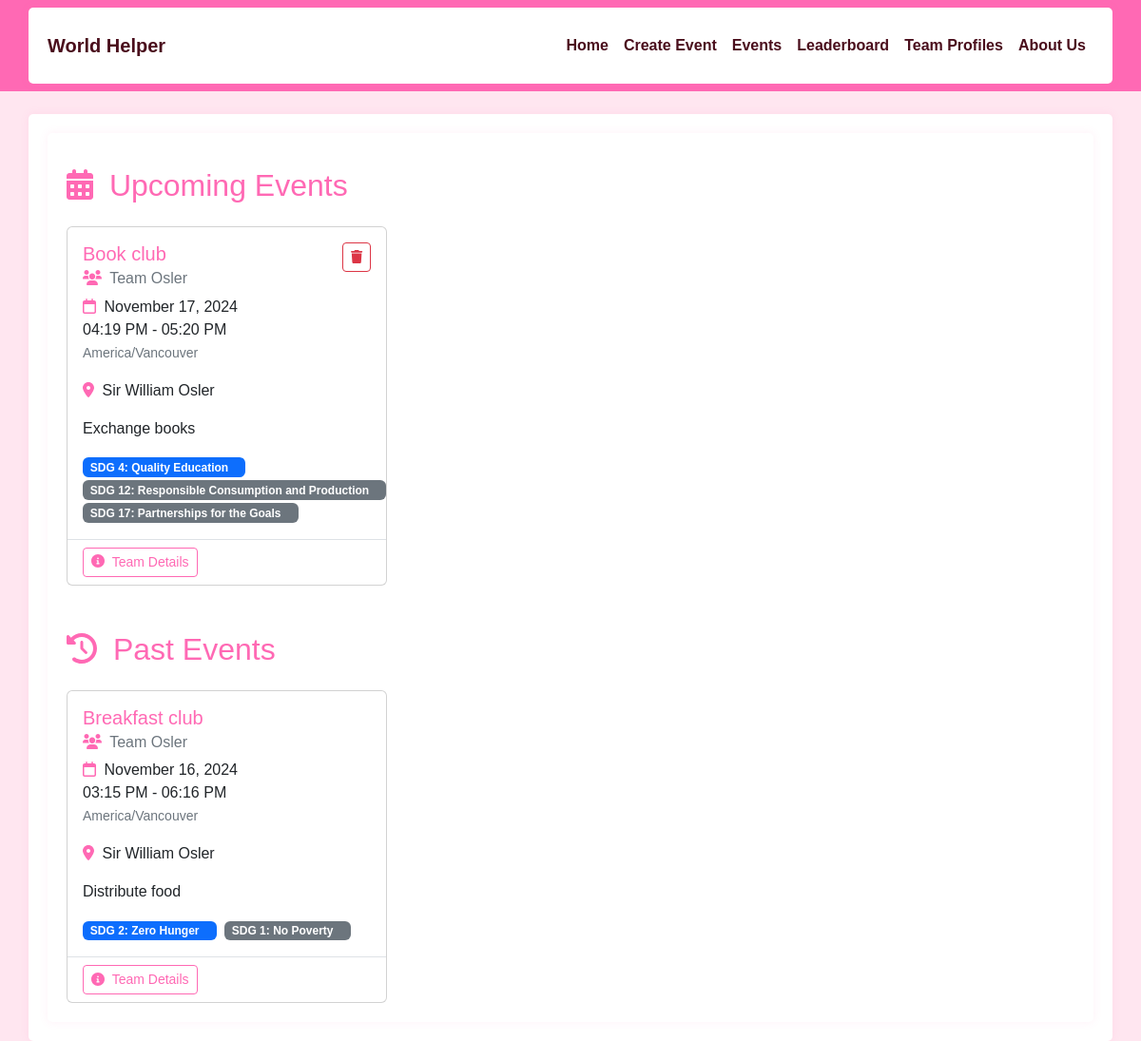
Before: /events with the older database file.
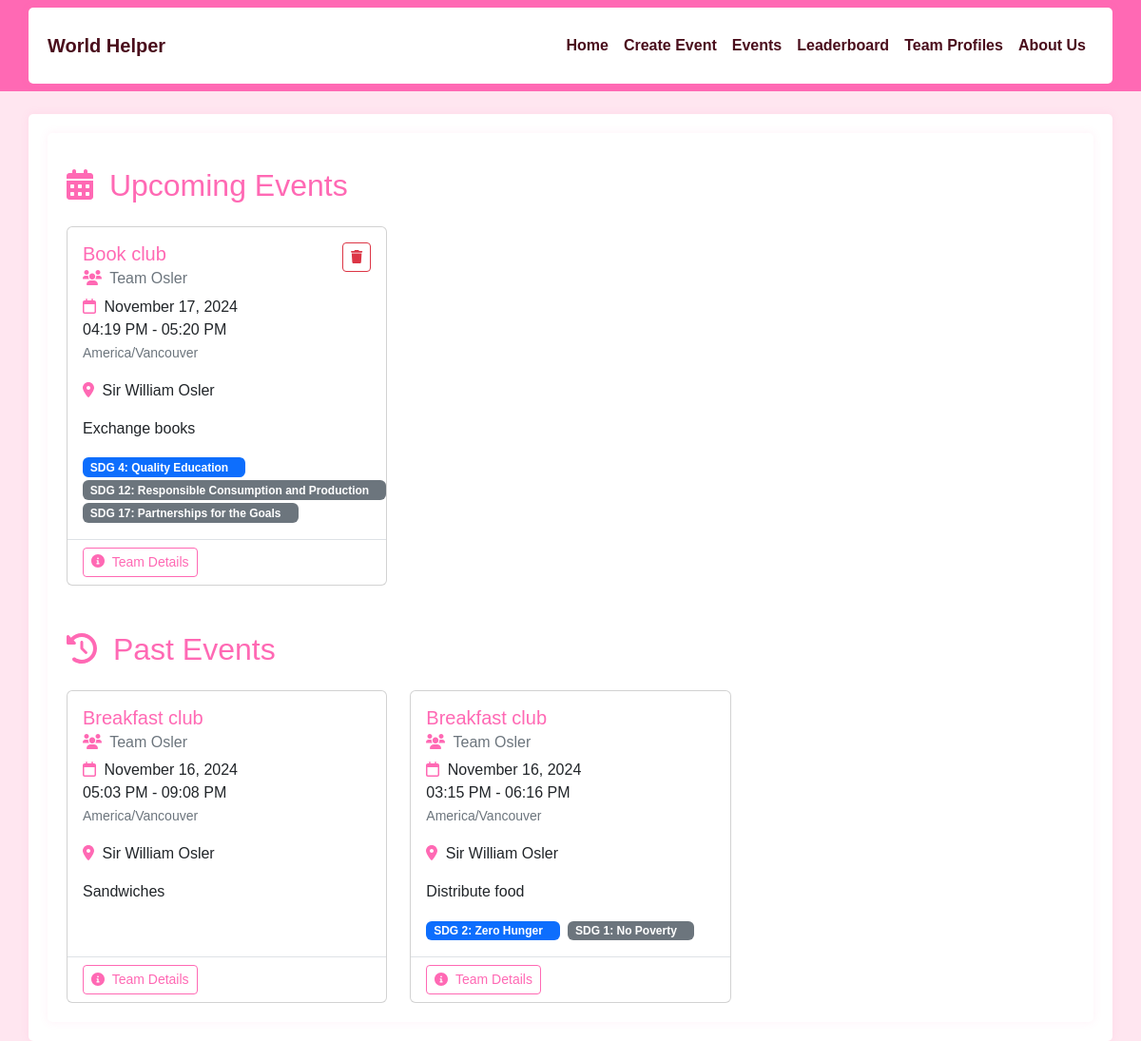
After: the same page with the newer database file.
### app/models.py (models this page shows)
class Event(db.Model):
    id = db.Column(db.Integer, primary_key=True)
    title = db.Column(db.String(100), nullable=False)
    description = db.Column(db.Text(1000))
    start_date = db.Column(db.DateTime, nullable=False)
    end_date = db.Column(db.DateTime, nullable=False)
    timezone = db.Column(db.String(50), nullable=False)
    location = db.Column(db.String(100))
    team_id = db.Column(db.Integer, db.ForeignKey('team.id'), nullable=False)
    sdg_goals = db.Column(JSONType)
    created_at = db.Column(db.DateTime, default=datetime.utcnow)

class Team(db.Model):
    id = db.Column(db.Integer, primary_key=True)
    team_phrase = db.Column(db.String(100), nullable=False)
    name = db.Column(db.String(64), nullable=False)
    members = db.relationship('TeamMember', backref='team', lazy='dynamic')
    events = db.relationship('Event', backref='team', lazy='dynamic')
    bingo_card = db.relationship('BingoCard', backref='team', uselist=False)

### app/main/routes.py (the view)
@bp.route('/events')
def events():
    from datetime import datetime
    import pytz
    all_events = Event.query.all()
    upcoming_events = []
    past_events = []
    now = datetime.utcnow()  # Get naive UTC time
    for event in all_events:
        event_tz = pytz.timezone(event.timezone)
        event_start = event_tz.localize(event.start_date).astimezone(pytz.UTC).replace(tzinfo=None)
        event_end = event_tz.localize(event.end_date).astimezone(pytz.UTC).replace(tzinfo=None)
        if event_start > now:
            upcoming_events.append(event)
        else:
            past_events.append(event)
    upcoming_events.sort(key=lambda x: x.start_date)
    past_events.sort(key=lambda x: x.start_date, reverse=True)
    return render_template('events.html',
                         upcoming_events=upcoming_events,
                         past_events=past_events,
                         SDG_DESCRIPTIONS=SDG_DESCRIPTIONS,
                         now=now)

### app/main/routes.py (called while the page is built)
@bp.context_processor
def utility_processor():
    return dict(SDG_DESCRIPTIONS=SDG_DESCRIPTIONS)

### app/models.py (called while the page is built)
    def process_result_value(self, value, dialect):
        if value is None:
            return None
        return json.loads(value)

### app/templates/events.html (shortened to what this page needs)
{% extends "base.html" %}
{% block content %}
<div class="container">
    <section class="mb-5">
        <h2 class="mb-4" style="color: #FF69B4;">
            <i class="fas fa-calendar-alt me-2"></i>
            Upcoming Events
        </h2>
        {% if upcoming_events %}
        <div class="row row-cols-1 row-cols-md-2 row-cols-lg-3 g-4">
            {% for event in upcoming_events %}
            <div class="col">
                <div class="card h-100">
                    <div class="card-body">
                        <div class="d-flex justify-content-between align-items-start">
                            <h5 class="card-title" style="color: #FF69B4;">{{ event.title }}</h5>
                            <button class="btn btn-outline-danger btn-sm"
                                    onclick="showDeleteEventModal('{{ event.id }}', '{{ event.title }}')">
                                <i class="fas fa-trash"></i>
                            </button>
                        </div>
                        <h6 class="card-subtitle mb-2 text-muted">
                            <i class="fas fa-users me-1" style="color: #FF69B4;"></i>
                            {{ event.team.name }}
                        </h6>
                        <p class="card-text">
                            <i class="far fa-calendar me-1" style="color: #FF69B4;"></i>
                            {% if event.start_date.date() == event.end_date.date() %}
                                {{ event.start_date.strftime('%B %d, %Y') }}<br>
                                {{ event.start_date.strftime('%I:%M %p') }} - {{ event.end_date.strftime('%I:%M %p') }}
                            {% else %}
                                {{ event.start_date.strftime('%B %d, %Y %I:%M %p') }} -<br>
                                {{ event.end_date.strftime('%B %d, %Y %I:%M %p') }}
                            {% endif %}
                            <br>
                            <small class="text-muted">{{ event.timezone }}</small>
                        </p>
                        {% if event.location %}
                        <p class="card-text">
                            <i class="fas fa-map-marker-alt me-1" style="color: #FF69B4;"></i>
                            {{ event.location }}
                        </p>
                        {% endif %}
                        {% if event.description %}
                        <p class="card-text">{{ event.description }}</p>
                        {% endif %}
                        {% if event.sdg_goals %}
                        <div class="mt-2">
                            {% for goal in event.sdg_goals.goals %}
                            <span class="badge {% if goal == event.sdg_goals.primary %}bg-primary{% else %}bg-secondary{% endif %} me-1">
                                SDG {{ goal }}: {{ SDG_DESCRIPTIONS[goal] }}
                            </span>
                            {% endfor %}
                        </div>
                        {% endif %}
                    </div>
                    <div class="card-footer bg-transparent border-top d-flex justify-content-between align-items-center">
                        <a href="{{ url_for('main.team', team_id=event.team_id) }}" class="btn btn-outline-pink btn-sm">
                            <i class="fas fa-info-circle me-1"></i> Team Details
                        </a>
                    </div>
                </div>
            </div>
            {% endfor %}
        </div>
        {% else %}
        <p class="text-muted">No upcoming events scheduled.</p>
        {% endif %}
    </section>
    <section>
        <h2 class="mb-4" style="color: #FF69B4;">
            <i class="fas fa-history me-2"></i>
            Past Events
        </h2>
        {% if past_events %}
        <div class="row row-cols-1 row-cols-md-2 row-cols-lg-3 g-4">
            {% for event in past_events %}
            <div class="col">
                <div class="card h-100">
                    <div class="card-body">
                        <h5 class="card-title" style="color: #FF69B4;">{{ event.title }}</h5>
                        <h6 class="card-subtitle mb-2 text-muted">
                            <i class="fas fa-users me-1" style="color: #FF69B4;"></i>
                            {{ event.team.name }}
                        </h6>
                        <p class="card-text">
                            <i class="far fa-calendar me-1" style="color: #FF69B4;"></i>
                            {% if event.start_date.date() == event.end_date.date() %}
                                {{ event.start_date.strftime('%B %d, %Y') }}<br>
                                {{ event.start_date.strftime('%I:%M %p') }} - {{ event.end_date.strftime('%I:%M %p') }}
                            {% else %}
                                {{ event.start_date.strftime('%B %d, %Y %I:%M %p') }} -<br>
                                {{ event.end_date.strftime('%B %d, %Y %I:%M %p') }}
                            {% endif %}
                            <br>
                            <small class="text-muted">{{ event.timezone }}</small>
                        </p>
                        {% if event.location %}
                        <p class="card-text">
                            <i class="fas fa-map-marker-alt me-1" style="color: #FF69B4;"></i>
                            {{ event.location }}
                        </p>
                        {% endif %}
                        {% if event.description %}
                        <p class="card-text">{{ event.description }}</p>
                        {% endif %}
                        {% if event.sdg_goals %}
                        <div class="mt-2">
                            {% for goal in event.sdg_goals.goals %}
                            <span class="badge {% if goal == event.sdg_goals.primary %}bg-primary{% else %}bg-secondary{% endif %} me-1">
                                SDG {{ goal }}: {{ SDG_DESCRIPTIONS[goal] }}
                            </span>
                            {% endfor %}
                        </div>
                        {% endif %}
                    </div>
                    <div class="card-footer bg-transparent border-top d-flex justify-content-between align-items-center">
                        <a href="{{ url_for('main.team', team_id=event.team_id) }}" class="btn btn-outline-pink btn-sm">
                            <i class="fas fa-info-circle me-1"></i> Team Details
                        </a>
                    </div>
                </div>
            </div>
            {% endfor %}
        </div>
        {% else %}
        <p class="text-muted">No past events.</p>
        {% endif %}
    </section>
</div>
{% endblock %}

### app/templates/base.html (shortened to what this page needs)
<!DOCTYPE html>
<html lang="en">
<head>
    <link rel="stylesheet" href="https://cdn.jsdelivr.net/npm/bootstrap@5.2.3/dist/css/bootstrap.min.css">
    <link rel="stylesheet" href="{{ url_for('static', filename='css/custom.css') }}">
    <link rel="stylesheet" href="https://cdnjs.cloudflare.com/ajax/libs/font-awesome/6.0.0/css/all.min.css">
</head>
<body>
    <nav class="navbar navbar-expand-lg navbar-dark">
        <div class="container">
            <a class="navbar-brand" href="{{ url_for('main.index') }}">World Helper</a>
            <div class="collapse navbar-collapse" id="navbarNav">
                <ul class="navbar-nav ms-auto">
                    <li class="nav-item">
                        <a class="nav-link" href="{{ url_for('main.index') }}">Home</a>
                    </li>
                    <li class="nav-item">
                        <a class="nav-link" href="{{ url_for('main.create_event') }}">Create Event</a>
                    </li>
                    <li class="nav-item">
                        <a class="nav-link" href="{{ url_for('main.events') }}">Events</a>
                    </li>
                    <li class="nav-item">
                        <a class="nav-link" href="{{ url_for('main.leaderboard') }}">Leaderboard</a>
                    </li>
                    <li class="nav-item">
                        <a class="nav-link" href="{{ url_for('main.team_profiles') }}">Team Profiles</a>
                    </li>
                    <li class="nav-item">
                        <a class="nav-link" href="{{ url_for('main.about') }}">About Us</a>
                    </li>
                </ul>
            </div>
        </div>
    </nav>
    <div class="container mt-4">
        {% block content %}{% endblock %}
    </div>
</body>
</html>

### app/static/css/custom.css (style rules this page uses)
:root { --pink-primary: #FF1493; --pink-secondary: #FF69B4; --pink-light: #FFE6F0; --pink-border: #FFCCE6; --pink-hover: #FF1493; --pink-dark: #4a0e1c; }
body { font-family: 'Arial', sans-serif; background-color: var(--pink-light); }
.navbar { background-color: var(--pink-secondary) !important; }
.navbar-brand, .nav-link { color: var(--pink-dark) !important; font-weight: bold; transition: color 0.3s ease; }
.container { background-color: #ffffff; border-radius: 5px; padding: 20px; box-shadow: 0 0 10px rgba(255, 105, 180, 0.1); }
.btn-outline-pink { color: var(--pink-secondary); border-color: var(--pink-secondary); }
.badge { position: relative; padding-right: 1.5em; }

Changed rows visible on the page:
added Event: title "Breakfast club", team.name "Team Osler", start_date "November 16, 2024", start_date "05:03 PM", end_date "09:08 PM", timezone "America/Vancouver", location "Sir William Osler", description "Sandwiches", shown under "Past Events"
